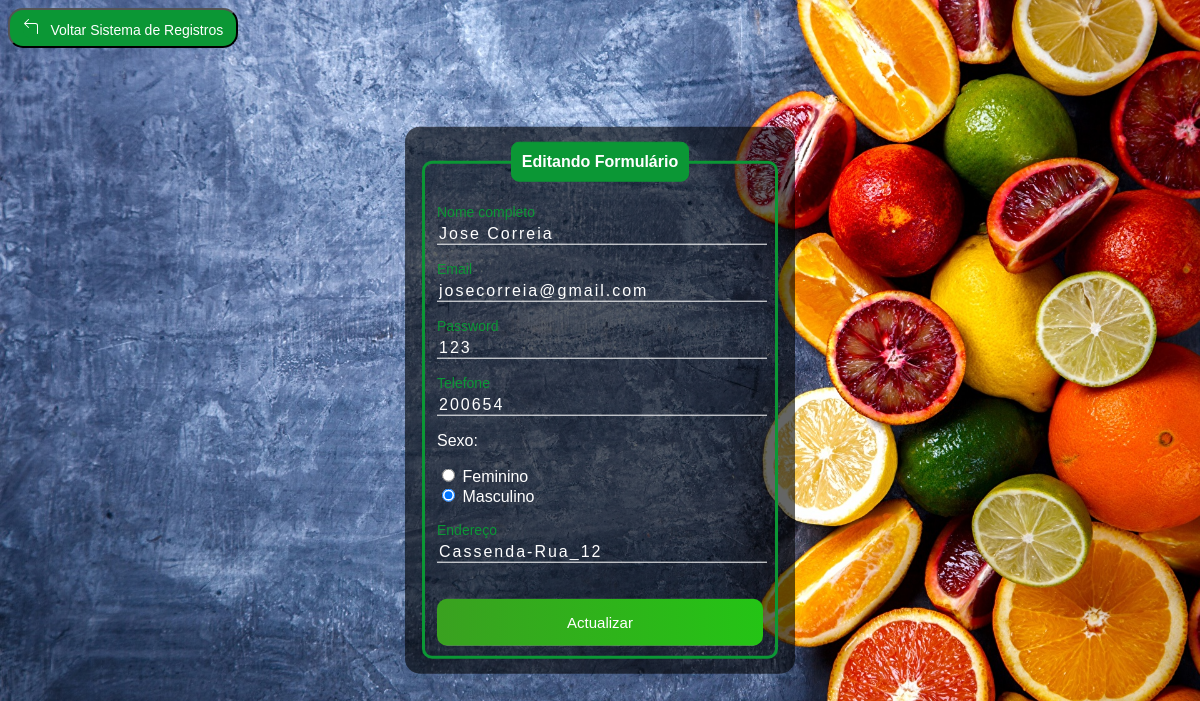
Page /edit.php?id=2 on the committed database.
### tables this page shows
CREATE TABLE `usuarios` (
  `id` int(11) NOT NULL AUTO_INCREMENT,
  `nome` varchar(45) NOT NULL,
  `email` varchar(100) NOT NULL,
  `senha` varchar(45) NOT NULL,
  `telefone` varchar(15) NOT NULL,
  `sexo` varchar(45) NOT NULL,
  `endereco` varchar(45) NOT NULL,
  PRIMARY KEY (`id`)
);

### edit.php (the view, shortened to what this page needs)
<?php
    if (!empty($_GET['id']))
    {
         include_once('config.php');
         $id = $_GET['id'];
         $sqlSelect = "SELECT * FROM usuarios WHERE id=$id";
         $result = $conexao ->query($sqlSelect);
         if($result -> num_rows > 0)
         {
            while($user_data = mysqli_fetch_assoc($result))
            {
                $nome = $user_data['nome'];
                $email = $user_data['email'];
                $senha = $user_data['senha'];
                $telefone = $user_data['telefone'];
                $sexo = $user_data['sexo'];
                $endereco = $user_data['endereco'];
            }
         }
         else
         {
            header('Location: sistema.php');
         }
    }
    else{
        header('Location: sistema.php');
     }
?>
<!DOCTYPE html>
<html lang="pt-pt">
<head>
</head>
<body>
<button class="sistema"><a href="sistema.php" class="sistema">&nbsp;&nbsp; Voltar  Sistema de Registros</a></button>
<br><br>
    <div class="box">
        <form action="saveEdit.php" method="POST">
            <fieldset>
                <legend><b>Editando Formulário</b></legend>
                <br><br>
                <div class="inputBox">
                    <input type="text" name="nome" id="nome" class="inputUser" value="<?php echo $nome ?>" required>
                    <label for="nome" class="labelInput">Nome completo</label>
                </div>
                <br><br>
                <div class="inputBox">
                    <input type="text" name="email" id="email" class="inputUser" value="<?php echo $email ?>" required>
                    <label for="email" class="labelInput">Email</label>
                </div>
                <br><br>
                <div class="inputBox">
                    <input type="text" name="senha" id="senha" class="inputUser" value="<?php echo $senha ?>" required>
                    <label for="senha" class="labelInput">Password</label>
                </div>
                <br><br>
                <div class="inputBox">
                    <input type="tel" name="telefone" id="telefone" class="inputUser" value="<?php echo $telefone ?>" required>
                    <label for="telefone" class="labelInput">Telefone</label>
                </div>
                <p>Sexo:</p>
                <input type="radio" id="feminino" name="sexo" value="feminino" <?php echo ($sexo == 'feminino') ? 'checked' : '' ?> required>
                <label for="feminino">Feminino</label>
                <br>
                <input type="radio" id="masculino" name="sexo" value="masculino" <?php echo ($sexo == 'masculino') ? 'checked' : '' ?> required>
                <label for="masculino">Masculino</label>
                <br><br><br>
                <div class="inputBox">
                    <input type="text" name="endereco" id="endereco" class="inputUser" value="<?php echo $endereco ?>" required>
                    <label for="endereco" class="labelInput">Endereço</label>
                </div>
                <br><br>
                <input type="submit" name="update" id="update" value="Actualizar">
            </fieldset>
        </form>
    </div>
</body>
</html>

### edit.php (style rules this page uses)
body { font-family: Arial, Helvetica, sans-serif; background-image: linear-gradient(to right, rgb(20, 147, 220), rgb(17, 54, 71)); background-image: url(./img01/img09.jpg); background-size: cover; background-repeat: no-repeat; }
.box { color: white; position: absolute; top: 50%; left: 50%; transform: translate(-50%,-50%); background-color: rgba(0, 0, 0, 0.6); padding: 15px; border-radius: 15px; width: 30%; }
fieldset { border: 3px solid #0b9735; border-radius: 10px; }
legend { border: 1px solid #0b9735; padding: 10px; text-align: center; background-color: #0b9735; border-radius: 8px; }
.inputBox { position: relative; }
.inputUser { background: none; border: none; border-bottom: 1px solid white; outline: none; color: white; font-size: 16px; width: 100%; letter-spacing: 2px; }
.labelInput { position: absolute; top: 0px; left: 0px; pointer-events: none; transition: .5s; }
.inputUser:focus ~ .labelInput, .inputUser:valid ~ .labelInput { top: -20px; font-size: 14px; color: #0b9735; }
#update { background-image: linear-gradient(to left,#24c415,#3aa120); width: 100%; border: none; padding: 15px; color: white; font-size: 15px; cursor: pointer; border-radius: 10px; }
.sistema { text-decoration: none; color: #fff; width: 230px; height: 40px; border-radius: 15px; background-color: #0b9735; font-size: 14px; }

### rows in the picture
usuarios: nome "Jose Correia", email "josecorreia@gmail.com", senha "123", telefone "200654", sexo "☐ Feminino", sexo "☑ Masculino", endereco "Cassenda-Rua_12"
